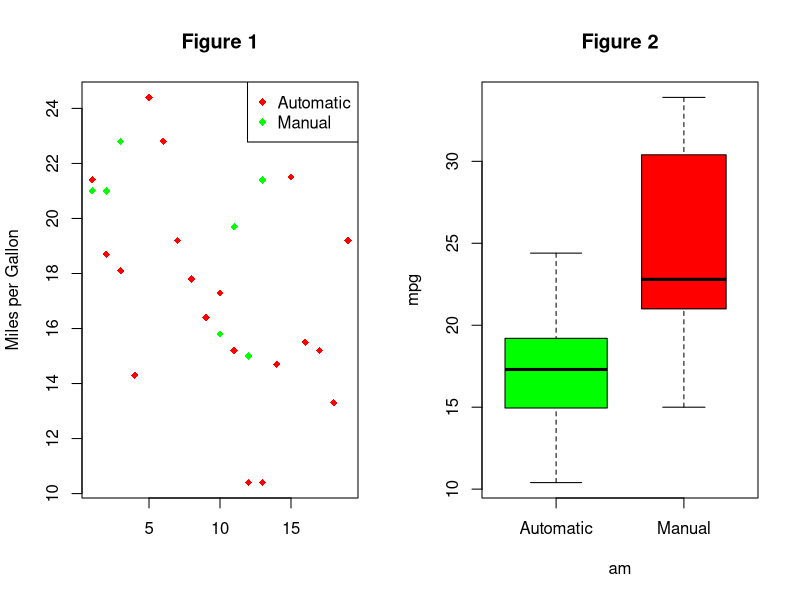
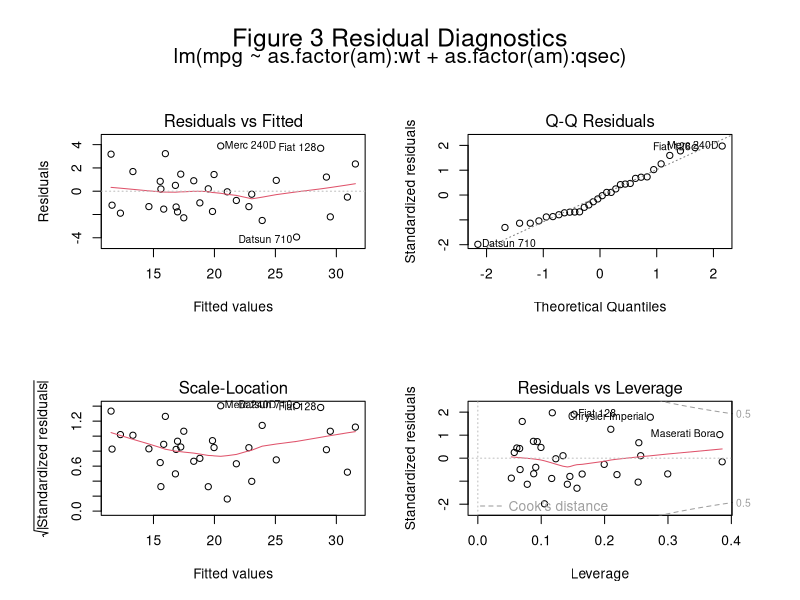

The R source for these figures, in order:
## ---- chunk 1
# Read data and take a quick look at it
data(mtcars);
str(mtcars);
## ---- chunk 2
# Extract the data we need
automatic = mtcars[mtcars$am == 0, ]$mpg; 
manual = mtcars[mtcars$am == 1, ]$mpg;

# Plot the graphs
par(mfrow = c(1,2));
plot(automatic, col="red", pch=18, main = "Figure 1", xlab = "", ylab = "Miles per Gallon");
points(manual, col="green", pch=18);
legend("topright",c("Automatic", "Manual"), pch = c(18, 18), col = c("red", "green"));

boxplot(mpg~am,data=mtcars,main="Figure 2",varwidth=TRUE, 
        col=c("green","red"), names=c("Automatic","Manual"));
## ---- chunk 3
# Do the t-test for difference between means
t.test(automatic, manual, alternative="two.sided", conf.level=0.99);
## ---- chunk 4
# Include all variables and interaction terms with am
fit <- lm(mpg~as.factor(am) *., data = mtcars);
summary(fit);
## ---- chunk 5
fit1 <- lm(mpg ~ as.factor(am), data = mtcars);
fit2 <- update(fit, mpg~ as.factor(am):wt);
fit3 <- update(fit, mpg~ as.factor(am):(wt + qsec));
fit4 <- update(fit, mpg~ as.factor(am):(wt + qsec + carb));
anova(fit1, fit2, fit3, fit4);
## ---- chunk 6
summary(fit3);
## ---- chunk 7
# Plot residuals of the final model.
par(mfrow = c(2,2), oma = c(0,2,4,2))
plot(fit3);
mtext("Figure 3 Residual Diagnostics", cex = 1.5, outer = TRUE, line = 1)
